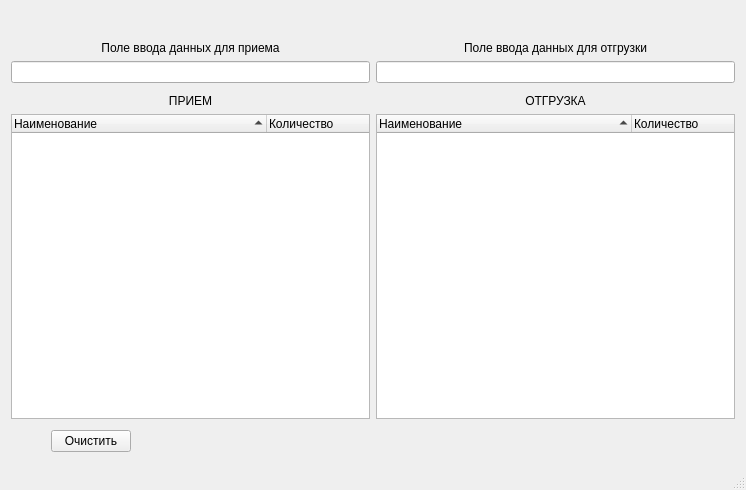
<?xml version="1.0" encoding="UTF-8"?>
<ui version="4.0">
 <class>MainWindow</class>
 <widget class="QMainWindow" name="MainWindow">
  <property name="geometry">
   <rect>
    <x>0</x>
    <y>0</y>
    <width>746</width>
    <height>490</height>
   </rect>
  </property>
  <property name="windowTitle">
   <string>MainWindow</string>
  </property>
  <widget class="QWidget" name="centralWidget">
   <layout class="QGridLayout" name="gridLayout">
    <item row="0" column="0">
     <layout class="QVBoxLayout" name="verticalLayout_6">
      <item>
       <spacer name="verticalSpacer_3">
        <property name="orientation">
         <enum>Qt::Vertical</enum>
        </property>
        <property name="sizeType">
         <enum>QSizePolicy::Preferred</enum>
        </property>
        <property name="sizeHint" stdset="0">
         <size>
          <width>20</width>
          <height>30</height>
         </size>
        </property>
       </spacer>
      </item>
      <item>
       <layout class="QHBoxLayout" name="horizontalLayout_4">
        <item>
         <layout class="QVBoxLayout" name="verticalLayout_5">
          <item>
           <widget class="QLabel" name="label_inUp">
            <property name="sizePolicy">
             <sizepolicy hsizetype="Expanding" vsizetype="Preferred">
              <horstretch>0</horstretch>
              <verstretch>0</verstretch>
             </sizepolicy>
            </property>
            <property name="text">
             <string>Поле ввода данных для приема</string>
            </property>
            <property name="alignment">
             <set>Qt::AlignCenter</set>
            </property>
           </widget>
          </item>
          <item>
           <widget class="QLineEdit" name="lineEdit_in"/>
          </item>
          <item>
           <spacer name="verticalSpacer_5">
            <property name="orientation">
             <enum>Qt::Vertical</enum>
            </property>
            <property name="sizeType">
             <enum>QSizePolicy::Preferred</enum>
            </property>
            <property name="sizeHint" stdset="0">
             <size>
              <width>20</width>
              <height>5</height>
             </size>
            </property>
           </spacer>
          </item>
          <item>
           <widget class="QLabel" name="label_in">
            <property name="sizePolicy">
             <sizepolicy hsizetype="Expanding" vsizetype="Preferred">
              <horstretch>0</horstretch>
              <verstretch>0</verstretch>
             </sizepolicy>
            </property>
            <property name="text">
             <string>ПРИЕМ</string>
            </property>
            <property name="alignment">
             <set>Qt::AlignCenter</set>
            </property>
           </widget>
          </item>
         </layout>
        </item>
        <item>
         <layout class="QVBoxLayout" name="verticalLayout">
          <item>
           <widget class="QLabel" name="label_outUp">
            <property name="sizePolicy">
             <sizepolicy hsizetype="Expanding" vsizetype="Preferred">
              <horstretch>0</horstretch>
              <verstretch>0</verstretch>
             </sizepolicy>
            </property>
            <property name="text">
             <string>Поле ввода данных для отгрузки</string>
            </property>
            <property name="alignment">
             <set>Qt::AlignCenter</set>
            </property>
           </widget>
          </item>
          <item>
           <widget class="QLineEdit" name="lineEdit_out"/>
          </item>
          <item>
           <spacer name="verticalSpacer_6">
            <property name="orientation">
             <enum>Qt::Vertical</enum>
            </property>
            <property name="sizeType">
             <enum>QSizePolicy::Preferred</enum>
            </property>
            <property name="sizeHint" stdset="0">
             <size>
              <width>20</width>
              <height>5</height>
             </size>
            </property>
           </spacer>
          </item>
          <item>
           <widget class="QLabel" name="label_out">
            <property name="sizePolicy">
             <sizepolicy hsizetype="Expanding" vsizetype="Preferred">
              <horstretch>0</horstretch>
              <verstretch>0</verstretch>
             </sizepolicy>
            </property>
            <property name="text">
             <string>ОТГРУЗКА</string>
            </property>
            <property name="alignment">
             <set>Qt::AlignCenter</set>
            </property>
           </widget>
          </item>
         </layout>
        </item>
       </layout>
      </item>
      <item>
       <layout class="QVBoxLayout" name="verticalLayout_4">
        <item>
         <layout class="QHBoxLayout" name="horizontalLayout">
          <property name="sizeConstraint">
           <enum>QLayout::SetMaximumSize</enum>
          </property>
          <item>
           <widget class="QTreeWidget" name="treeWidget_in">
            <property name="frameShape">
             <enum>QFrame::StyledPanel</enum>
            </property>
            <property name="frameShadow">
             <enum>QFrame::Sunken</enum>
            </property>
            <property name="autoScrollMargin">
             <number>16</number>
            </property>
            <property name="autoExpandDelay">
             <number>-1</number>
            </property>
            <property name="indentation">
             <number>11</number>
            </property>
            <property name="uniformRowHeights">
             <bool>false</bool>
            </property>
            <property name="sortingEnabled">
             <bool>true</bool>
            </property>
            <attribute name="headerCascadingSectionResizes">
             <bool>true</bool>
            </attribute>
            <attribute name="headerDefaultSectionSize">
             <number>255</number>
            </attribute>
            <attribute name="headerHighlightSections">
             <bool>false</bool>
            </attribute>
            <attribute name="headerMinimumSectionSize">
             <number>18</number>
            </attribute>
            <column>
             <property name="text">
              <string>Наименование</string>
             </property>
            </column>
            <column>
             <property name="text">
              <string>Количество</string>
             </property>
            </column>
           </widget>
          </item>
          <item>
           <widget class="QTreeWidget" name="treeWidget_out">
            <attribute name="headerCascadingSectionResizes">
             <bool>true</bool>
            </attribute>
            <attribute name="headerDefaultSectionSize">
             <number>255</number>
            </attribute>
            <attribute name="headerMinimumSectionSize">
             <number>18</number>
            </attribute>
            <attribute name="headerShowSortIndicator" stdset="0">
             <bool>true</bool>
            </attribute>
            <column>
             <property name="text">
              <string>Наименование</string>
             </property>
            </column>
            <column>
             <property name="text">
              <string>Количество</string>
             </property>
            </column>
           </widget>
          </item>
         </layout>
        </item>
        <item>
         <spacer name="verticalSpacer_2">
          <property name="orientation">
           <enum>Qt::Vertical</enum>
          </property>
          <property name="sizeType">
           <enum>QSizePolicy::Preferred</enum>
          </property>
          <property name="sizeHint" stdset="0">
           <size>
            <width>20</width>
            <height>5</height>
           </size>
          </property>
         </spacer>
        </item>
        <item>
         <layout class="QVBoxLayout" name="verticalLayout_3">
          <item>
           <layout class="QHBoxLayout" name="horizontalLayout_2">
            <item>
             <spacer name="horizontalSpacer_2">
              <property name="orientation">
               <enum>Qt::Horizontal</enum>
              </property>
              <property name="sizeType">
               <enum>QSizePolicy::Preferred</enum>
              </property>
              <property name="sizeHint" stdset="0">
               <size>
                <width>40</width>
                <height>20</height>
               </size>
              </property>
             </spacer>
            </item>
            <item>
             <widget class="QPushButton" name="pushButton_clear">
              <property name="text">
               <string>Очистить</string>
              </property>
             </widget>
            </item>
            <item>
             <spacer name="horizontalSpacer">
              <property name="orientation">
               <enum>Qt::Horizontal</enum>
              </property>
              <property name="sizeHint" stdset="0">
               <size>
                <width>55</width>
                <height>20</height>
               </size>
              </property>
             </spacer>
            </item>
           </layout>
          </item>
          <item>
           <spacer name="verticalSpacer">
            <property name="orientation">
             <enum>Qt::Vertical</enum>
            </property>
            <property name="sizeType">
             <enum>QSizePolicy::Preferred</enum>
            </property>
            <property name="sizeHint" stdset="0">
             <size>
              <width>20</width>
              <height>5</height>
             </size>
            </property>
           </spacer>
          </item>
         </layout>
        </item>
       </layout>
      </item>
     </layout>
    </item>
   </layout>
  </widget>
  <widget class="QMenuBar" name="menuBar">
   <property name="geometry">
    <rect>
     <x>0</x>
     <y>0</y>
     <width>746</width>
     <height>19</height>
    </rect>
   </property>
  </widget>
  <widget class="QStatusBar" name="statusBar"/>
 </widget>
 <layoutdefault spacing="6" margin="11"/>
 <resources/>
 <connections/>
</ui>
